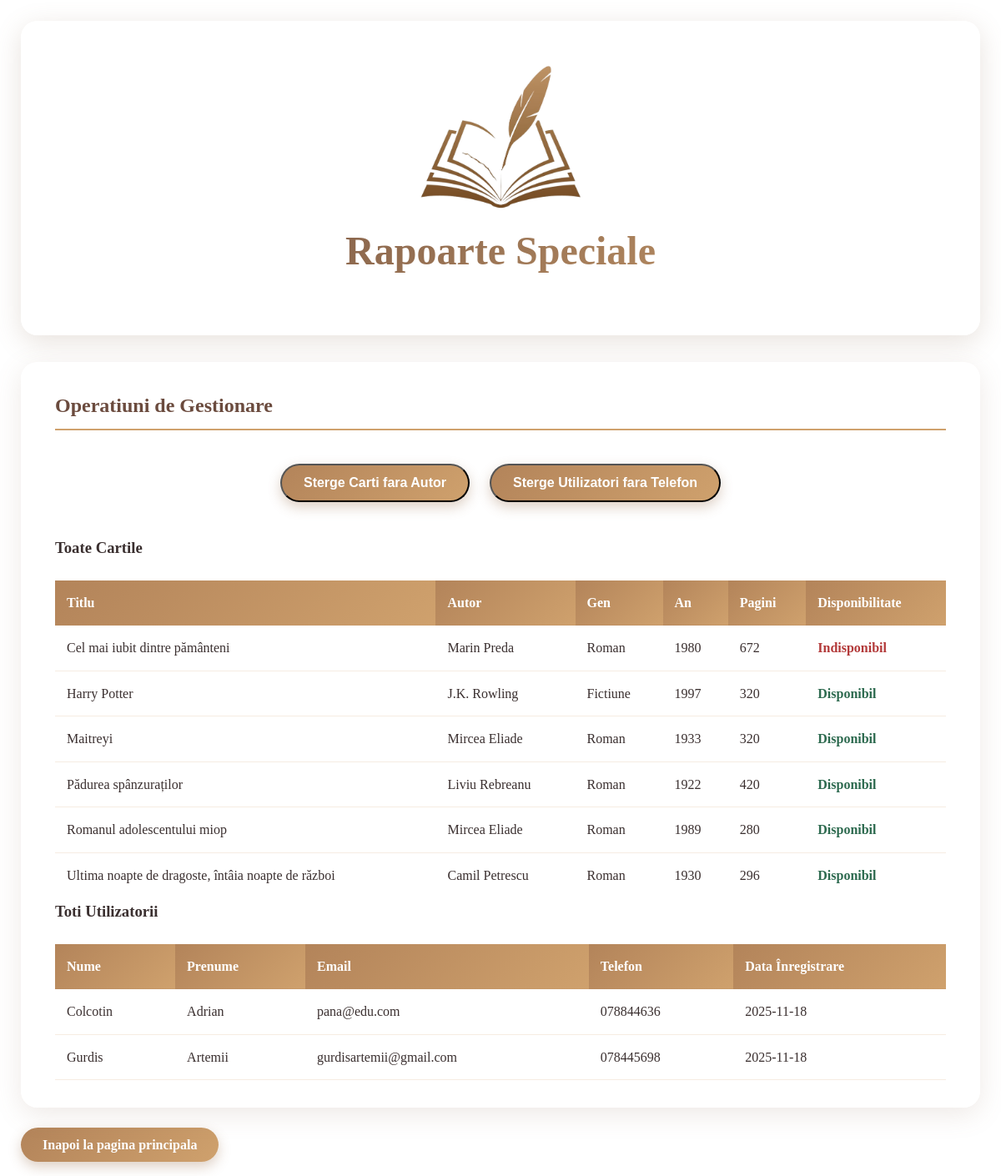
The page /rapoarte_speciale.php on the database its author committed.
### tables this page shows
CREATE TABLE `carti_biblioteca` (
  `id` int(11) NOT NULL,
  `titlu_carte` varchar(255) NOT NULL,
  `autor` varchar(255) DEFAULT NULL,
  `gen_literar` varchar(100) DEFAULT NULL,
  `an_publicare` int(11) DEFAULT NULL,
  `nr_pagini` int(11) DEFAULT NULL,
  `descriere` text DEFAULT NULL,
  `stare_disponibilitate` tinyint(1) DEFAULT 1
);

CREATE TABLE `utilizatori_biblioteca` (
  `id` int(11) NOT NULL,
  `nume` varchar(100) NOT NULL,
  `prenume` varchar(100) NOT NULL,
  `email` varchar(255) NOT NULL,
  `nr_telefon` varchar(20) DEFAULT NULL,
  `data_inregistrare` date DEFAULT curdate()
);

### rapoarte_speciale.php (the view, shortened to what this page needs)
<?php
include 'db_connect.php';
?>
<!DOCTYPE html>
<html lang="ro">
<head>
    <link rel="stylesheet" href="style.css">
</head>
<body>
    <div class="container">
        <div class="header">
            <img src="images/bookStore-logo.png" alt="logo">
            <h1>Rapoarte Speciale</h1>
        </div>
        <div class="section">
            <h2>Operatiuni de Gestionare</h2>
            <div class="nav-menu">
                <form method="POST" style="display: inline;">
                    <button type="submit" name="sterge_carti_fara_autor" class="nav-btn">Sterge Carti fara Autor</button>
                </form>
                <form method="POST" style="display: inline;">
                    <button type="submit" name="sterge_utilizatori_fara_telefon" class="nav-btn">Sterge Utilizatori fara Telefon</button>
                </form>
            </div>
            <h3>Toate Cartile</h3>
            <?php
            $all_books = $conn->query("SELECT * FROM carti_biblioteca ORDER BY titlu_carte");
            if ($all_books && $all_books->num_rows > 0) {
                echo '<div class="table-container">';
                echo '<table class="data-table">';
                echo '<thead><tr><th>Titlu</th><th>Autor</th><th>Gen</th><th>An</th><th>Pagini</th><th>Disponibilitate</th></tr></thead>';
                echo '<tbody>';
                while ($row = $all_books->fetch_assoc()) {
                    $disponibil = $row['stare_disponibilitate'] ?
                        '<span class="available">Disponibil</span>' :
                        '<span class="unavailable">Indisponibil</span>';
                    echo "<tr>
                        <td>{$row['titlu_carte']}</td>
                        <td>" . ($row['autor'] ? $row['autor'] : '<em>nespecificat</em>') . "</td>
                        <td>{$row['gen_literar']}</td>
                        <td>{$row['an_publicare']}</td>
                        <td>{$row['nr_pagini']}</td>
                        <td>{$disponibil}</td>
                    </tr>";
                }
                echo '</tbody></table></div>';
            }
            ?>
            <h3>Toti Utilizatorii</h3>
            <?php
            $all_users = $conn->query("SELECT * FROM utilizatori_biblioteca ORDER BY nume, prenume");
            if ($all_users && $all_users->num_rows > 0) {
                echo '<div class="table-container">';
                echo '<table class="data-table">';
                echo '<thead><tr><th>Nume</th><th>Prenume</th><th>Email</th><th>Telefon</th><th>Data Înregistrare</th></tr></thead>';
                echo '<tbody>';
                while ($row = $all_users->fetch_assoc()) {
                    $telefon = $row['nr_telefon'] ? $row['nr_telefon'] : '<em>nespecificat</em>';
                    echo "<tr>
                        <td>{$row['nume']}</td>
                        <td>{$row['prenume']}</td>
                        <td>{$row['email']}</td>
                        <td>{$telefon}</td>
                        <td>{$row['data_inregistrare']}</td>
                    </tr>";
                }
                echo '</tbody></table></div>';
            }
            ?>
        </div>
        <a href="index.php" class="nav-btn">Inapoi la pagina principala</a>
    </div>
</body>
</html>

### style.css (style rules this page uses)
* { margin: 0; padding: 0; box-sizing: border-box; }
body { font-family: 'Merriweather', 'Georgia', serif; background: linear-gradient(135deg, #f7f2ec 0%, #e6dccb 100%); min-height: 100vh; color: #3a2f2f; line-height: 1.6; background-image: url('https://www.transparenttextures.com/patterns/paper-fibers.png'); }
.container { max-width: 1200px; margin: 0 auto; padding: 25px; }
.header { background: rgba(255, 255, 255, 0.8); color: #3a2f2f; padding: 3rem 0; text-align: center; border-radius: 20px; margin-bottom: 2rem; box-shadow: 0 8px 32px rgba(138, 110, 85, 0.2); backdrop-filter: blur(10px); border: 1px solid rgba(255, 255, 255, 0.4); }
.header img { width: 200px; }
.header h1 { font-family: 'Playfair Display', serif; font-size: 3rem; margin-bottom: 0.8rem; background: linear-gradient(135deg, #6b4b3e, #cfa16d); -webkit-background-clip: text; -webkit-text-fill-color: transparent; }
.nav-menu { display: flex; justify-content: center; gap: 1.5rem; margin: 2.5rem 0; flex-wrap: wrap; }
.nav-btn { padding: 12px 26px; background: linear-gradient(135deg, #b3845a, #cfa16d); color: #fff; text-decoration: none; border-radius: 30px; font-weight: bold; font-size: 1rem; transition: all 0.3s ease; box-shadow: 0 6px 15px rgba(146, 100, 63, 0.3); }
.section { background: rgba(255, 255, 255, 0.85); padding: 2rem 2.5rem; border-radius: 20px; margin-bottom: 2rem; box-shadow: 0 8px 32px rgba(138, 110, 85, 0.15); backdrop-filter: blur(8px); border: 1px solid rgba(255, 255, 255, 0.3); }
.section h2 { font-family: 'Playfair Display', serif; color: #6b4b3e; margin-bottom: 1.5rem; border-bottom: 2px solid #cfa16d; padding-bottom: 0.5rem; }
.table-container { overflow-x: auto; margin-top: 1.5rem; }
.data-table { width: 100%; border-collapse: collapse; }
.data-table th, .data-table td { padding: 14px; text-align: left; border-bottom: 1px solid rgba(207, 161, 109, 0.2); }
.data-table th { background: linear-gradient(135deg, #b3845a, #cfa16d); color: #fff; font-weight: bold; }
.available { color: #2d6a4f; font-weight: bold; }
.unavailable { color: #b33a3a; font-weight: bold; }

### rows shown on the page
carti_biblioteca: titlu_carte "Cel mai iubit dintre pământeni", autor "Marin Preda", gen_literar "Roman", an_publicare "1980", nr_pagini "672", stare_disponibilitate "Indisponibil"
carti_biblioteca: titlu_carte "Harry Potter", autor "J.K. Rowling", gen_literar "Fictiune", an_publicare "1997", nr_pagini "320", stare_disponibilitate "Disponibil"
carti_biblioteca: titlu_carte "Maitreyi", autor "Mircea Eliade", gen_literar "Roman", an_publicare "1933", nr_pagini "320", stare_disponibilitate "Disponibil"
carti_biblioteca: titlu_carte "Pădurea spânzuraților", autor "Liviu Rebreanu", gen_literar "Roman", an_publicare "1922", nr_pagini "420", stare_disponibilitate "Disponibil"
carti_biblioteca: titlu_carte "Romanul adolescentului miop", autor "Mircea Eliade", gen_literar "Roman", an_publicare "1989", nr_pagini "280", stare_disponibilitate "Disponibil"
carti_biblioteca: titlu_carte "Ultima noapte de dragoste, întâia noapte de război", autor "Camil Petrescu", gen_literar "Roman", an_publicare "1930", nr_pagini "296", stare_disponibilitate "Disponibil"
utilizatori_biblioteca: nume "Colcotin", prenume "Adrian", email "pana@edu.com", nr_telefon "078844636", data_inregistrare "2025-11-18"
utilizatori_biblioteca: nume "Gurdis", prenume "Artemii", email "gurdisartemii@gmail.com", nr_telefon "078445698", data_inregistrare "2025-11-18"
